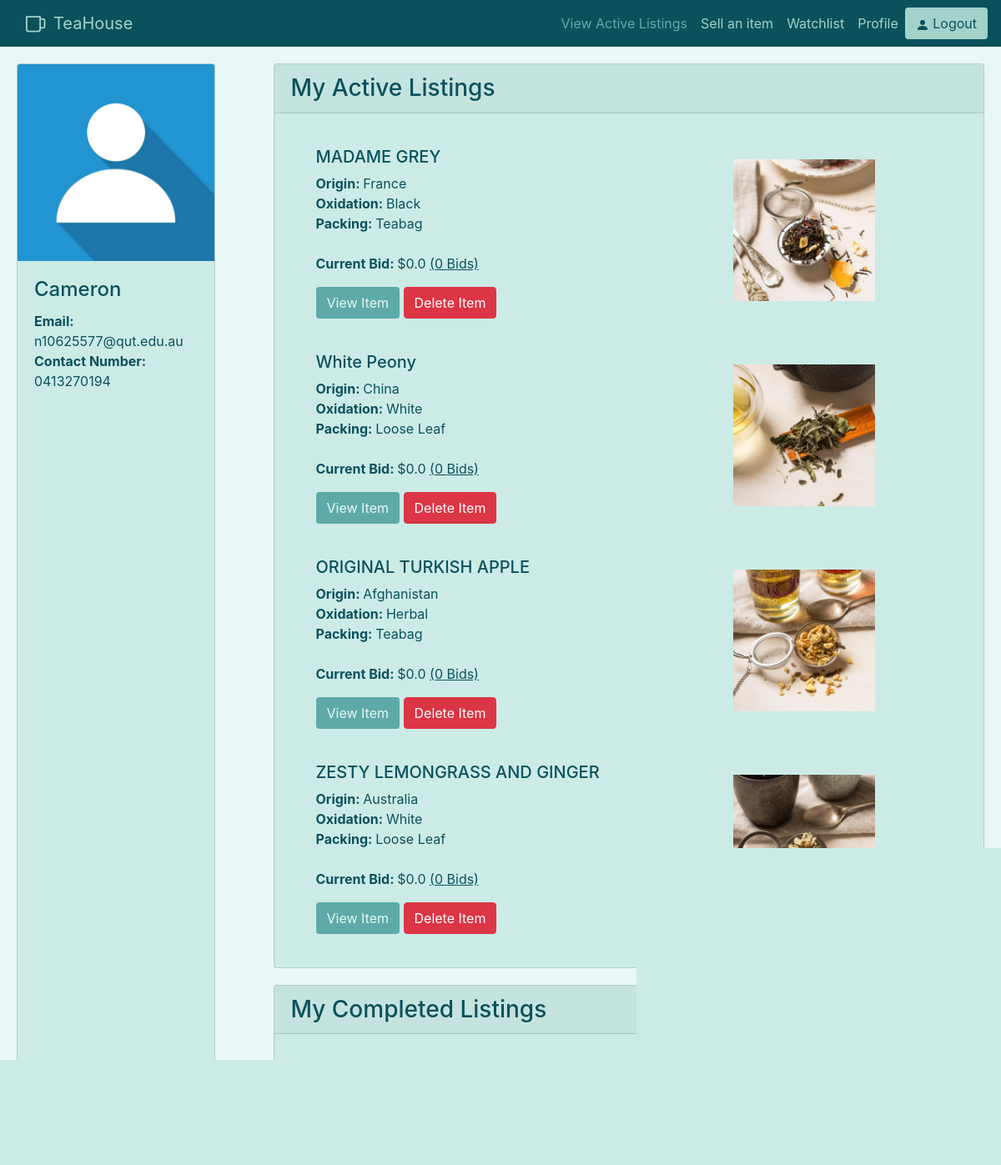
Screenshot of /profile (signed in) with the database file from the repository.
### auction/models.py (models this page shows)
class User(db.Model, UserMixin):
    __tablename__ = 'users'
    __table_args__ = {'extend_existing': True}
    id = db.Column(db.Integer, primary_key = True)
    username = db.Column(db.String(100), index=True, unique= True, nullable=False)
    email = db.Column(db.String(100), index = True, nullable = False)
    password_hash = db.Column(db.String(255),nullable=False)
    contact_number = db.Column(db.String(20), unique = True)

class auctionListing(db.Model):
    __tablename__ = 'auctionListing'
    __table_args__ = {'extend_existing': True}
    id = db.Column(db.Integer, primary_key=True)
    user_id = db.Column(db.Integer, db.ForeignKey('users.id'), nullable=False)
    start_time = db.Column(db.DateTime, default=datetime.now(), nullable=False)
    end_time = db.Column(db.DateTime, nullable=False)
    starting_bid = db.Column(db.Float, nullable=False) #make 0 minimum
    current_bid = db.Column(db.Float, nullable=False) #same as above
    photos_url = db.Column(db.String())
    description = db.Column(db.String(255))
    weight = db.Column(db.Float, nullable=False)
    title = db.Column(db.String(100), nullable=False)
    tea_name = db.Column(db.String(60), nullable=False)
    origin_country = db.Column(db.String(60), nullable=False)
    oxidation = db.Column(db.String(60), nullable=False)
    packing = db.Column(db.String(60), nullable=False)
    bid_status = db.Column(db.Integer, nullable=False)
    highest_bid = db.Column(db.Float, nullable=False)
    total_bids = db.Column(db.Integer, nullable=False)

### auction/views.py (the view)
@bp.route('/profile')
@login_required
def profile():
    activeUserListings = auctionListing.query.filter_by(user_id = current_user.id, bid_status=1)
    completedUserListings = auctionListing.query.filter_by(user_id = current_user.id, bid_status=0)
    return render_template('profile.html', myActiveListings=activeUserListings, myCompletedListings = completedUserListings)

### auction/templates/profile.html (shortened to what this page needs)
{% extends 'base.html' %}
{% block content %}
<div class="row">
    <div class="col-3" style="padding-bottom: 40px;">
        <div class="card h-100" style="margin:20px;">
            <img class="card-img-top" src="/static/image/profile.jpg">
            <div class="card-body">
                <h4 class="card-title">{{current_user.username}}</h5>
                <b>Email:</b> {{current_user.email}}<br>
                <b>Contact Number:</b> {{current_user.contact_number}}
            </div>
        </div>
    </div>
    <div class="col" style="padding-bottom: 40px;">
        <div class="card" style="margin:20px">
            <h3 class="card-header">My Active Listings</h3>
            <div class="card-body">
            {% for listing in myActiveListings %}
            <div class="card-block listed-item">
                <div class="row">
                    <div class="col">
                        <h5>{{listing.title}}</h5>
                        <p><strong>Origin: </strong>{{listing.origin_country}}<br>
                            <strong>Oxidation: </strong>{{listing.oxidation}}<br>
                            <strong>Packing: </strong>{{listing.packing}}<br><br>
                            <strong>Current Bid: </strong>${{listing.current_bid}} <u>({{listing.total_bids}} Bids)</u>
                        </p>
                        <a href="/tea/{{listing.id}}" class="btn btn-default item-btn">View Item</a>
                        <a href="/tea/{{listing.id}}/delete" class="btn btn-danger">Delete Item</a>
                    </div>
                    <div class="col">
                        <img class="product-img" src="{{listing.photos_url}}">
                    </div>
                </div>
            </div>
            {% endfor %}
            </div>
        </div>
        <div class="card" style="margin:20px">
            <h3 class="card-header">My Completed Listings</h3>
            <div class="card-body">
            </div>
        </div>
    </div>
</div>
{% endblock %}

### auction/static/css/style.css (style rules this page uses)
:root { --main: #5eaaa8; --light: #a3d2ca; --cardcol: #ccebe6; --dark: #0b515c; --darker: #03323a; --beige: #e8ded2; --lighter: #e9f8f6; }
body { background-color: var(--lighter); }
.btn-default { background-color: var(--light); color: var(--dark); }
.item-btn { background-color: var(--main) !important; color: var(--lighter) !important; }
.card { background-color: var(--cardcol); color: var(--dark); }
.product-img { max-height:200px; max-width:100%; min-height: 91px; height:auto; width:auto; display: block; margin: auto; object-fit: cover; padding: 15px;; }
.listed-item { padding: 20px 10px 20px 30px; min-height: 240px; }
p,h3 { color: var(--dark) }

### rows the page displays
User: username "Cameron", email "n10625577@qut.edu.au", contact_number "0413270194"
auctionListing: title "MADAME GREY", origin_country "France", oxidation "Black", packing "Teabag", current_bid "0.0", total_bids "0", photos_url (picture)
auctionListing: title "White Peony", origin_country "China", oxidation "White", packing "Loose Leaf", current_bid "0.0", total_bids "0", photos_url (picture)
auctionListing: title "ORIGINAL TURKISH APPLE", origin_country "Afghanistan", oxidation "Herbal", packing "Teabag", current_bid "0.0", total_bids "0", photos_url (picture)
auctionListing: title "ZESTY LEMONGRASS AND GINGER", origin_country "Australia", oxidation "White", packing "Loose Leaf", current_bid "0.0", total_bids "0", photos_url (picture)
